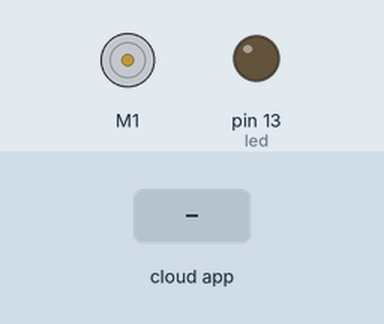
Simulated run of this sketch. Board: Arduino Uno, built with avr-gcc and run on an emulated ATmega328P. Parts: DC motor (green arrow = forward, orange = backward, longer = faster), output pins drawn as LEDs (lit = HIGH). The test bench sets the inputs (shaded band). The ROS host is connected and sends only what is stated.

Above: at 1.2 s.
1.3 s: the phone or cloud app sets linear.x to -100
At 2.3 s:
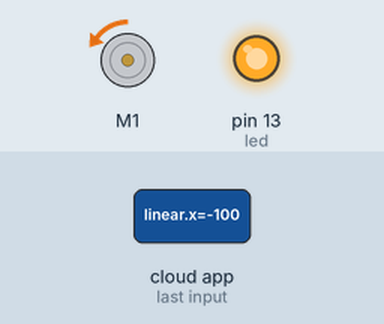
2.8 s: the phone or cloud app sets linear.x to 100
At 3.5 s:
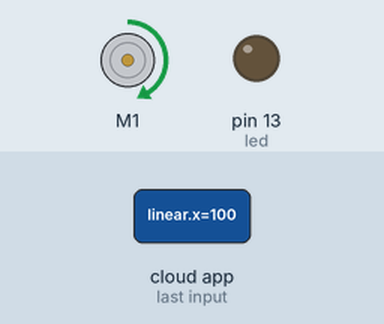
4.3 s: the phone or cloud app sets linear.x to 100
At 4.6 s:
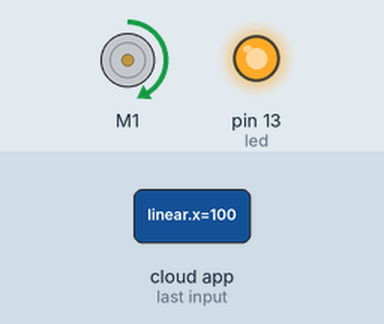
5.8 s: the phone or cloud app sets linear.x to 0
At 7.0 s:
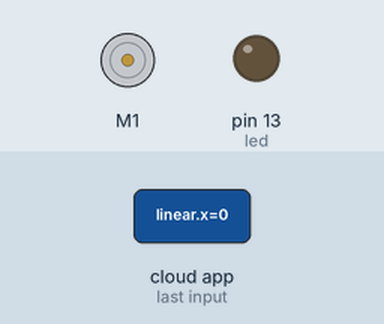
Timing chart, 0 to 8.3 s (numbered marks = the images above; inputs shaded):
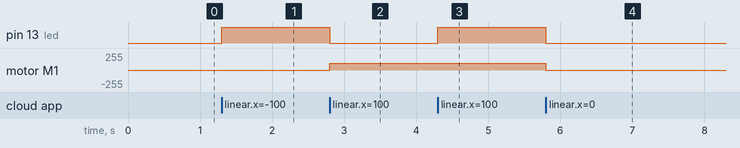

Measured:
- after the input at 1.3 s, pin 13 (led): LOW → HIGH at once; motor M1: stopped → backward 5/255 at once
- after the input at 2.8 s, pin 13 (led): HIGH → LOW at once; motor M1: backward 5/255 → forward 105/255 at once
- after the input at 4.3 s, pin 13 (led): LOW → HIGH at once
- after the input at 5.8 s, pin 13 (led): HIGH → LOW at once; motor M1: forward 105/255 → stopped at once

The sketch:

DC_motor_shield.ino
```cpp
/*
 * This program hears a Twist message in a ROS topic
 * and commands a motor according to the linear.x
 * value of the received Twist.
 * mantainer: arturoescobedo.iq@gmail.com
 */

#include <AFMotor.h>
#include <ros.h>
#include <geometry_msgs/Twist.h>
/*
 * Global variables
 */
ros::NodeHandle  nh;
AF_DCMotor motor(1, MOTOR12_64KHZ); // create motor #1, 64KHz pwm


/*
 * My functions
 */

//Twist callback
void cmd_vel_cb( const geometry_msgs::Twist& cmd_msg){
   digitalWrite(13, HIGH-digitalRead(13));  //toggles a led
   float x = cmd_msg.linear.x;
   int motor_speed = 55 + 50*x;    //linear x should be maximum 4
   motor.setSpeed(motor_speed); // set the speed according to linear.x
   if ((x<0) && (x >= -4)){
     motor.run(BACKWARD); // turn it on going backward
   }
   else if((x >0) && (x<= 4)){
     motor.run(FORWARD); // turn it on going forward
   }
   else{//Stop if 0 or a value out of boundaries is sent
     motor_speed=0;
     motor.setSpeed(motor_speed); // set the speed
     motor.run(RELEASE); // stop it
   }
}

//Creates the ROS subscriber
ros::Subscriber<geometry_msgs::Twist> sub("arduino/cmd_vel", cmd_vel_cb);


/*
 * Arduino SETUP
 */
void setup() {
  pinMode(13, OUTPUT);
  nh.initNode();
  nh.subscribe(sub);
  motor.setSpeed(200); // set the speed to 200/255
}

/*
 * Arduino MAIN LOOP
 */
void loop() {
  //I will just keep the loop waiting for a message
  //in the ros topic
  nh.spinOnce();
  delay(1);
}
```
